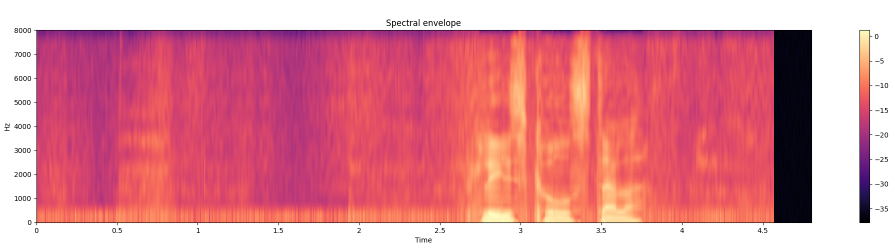
#> input picture sp_code_x2/output_p226_p226.png, 1790 x 500 px (shown at 1/2 size); its folder holds 4 pictures in this run
$ python split_img.py
#> lines starting #> are read from the running program, lines starting #| are printed output that depends on the picture
import cv2, glob


for p in glob.glob('sp_code_x2/*.png'):
    img = cv2.imread(p)
#> img is the input picture: shape (500, 1790, 3); mean B, G, R 149.5, 135.9, 222.7
    cv2.imwrite(p, img[:, 240:-470])
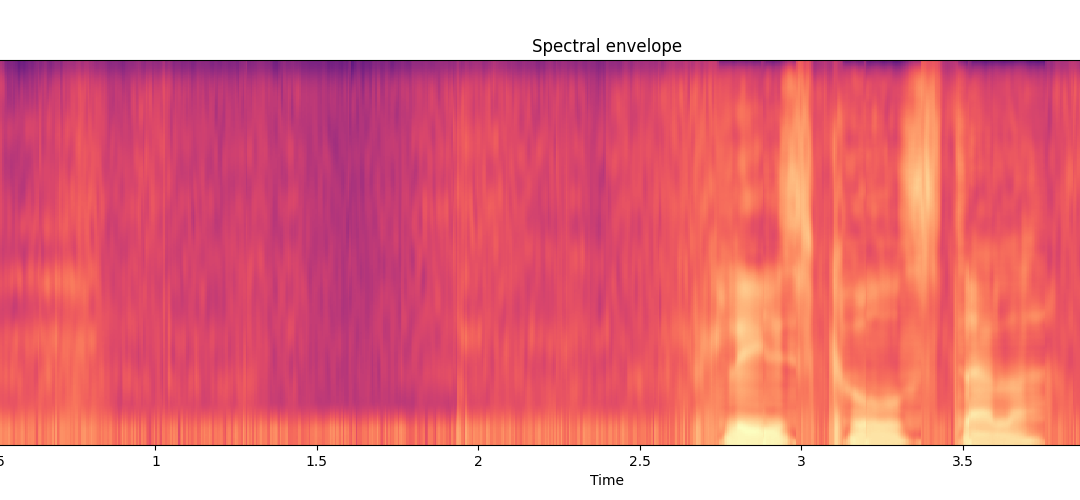
#> saved as output_p226_p226.png: shape (500, 1080, 3); mean B, G, R 138.5, 126.1, 229.7
#> pass 2 of the loop `for p in glob.glob('sp_code_x2/*.png'):`:
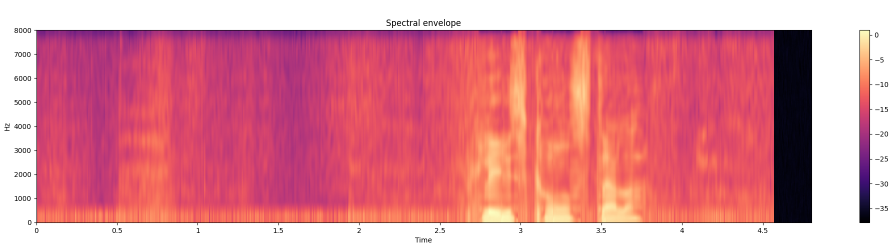
#> input picture sp_code_x2/output_p226_p230.png, 1790 x 500 px (shown at 1/2 size)
#> img is the input picture: shape (500, 1790, 3); mean B, G, R 149.7, 136, 222.5
#> `cv2.imwrite(p, img[:, 240:-470])`:
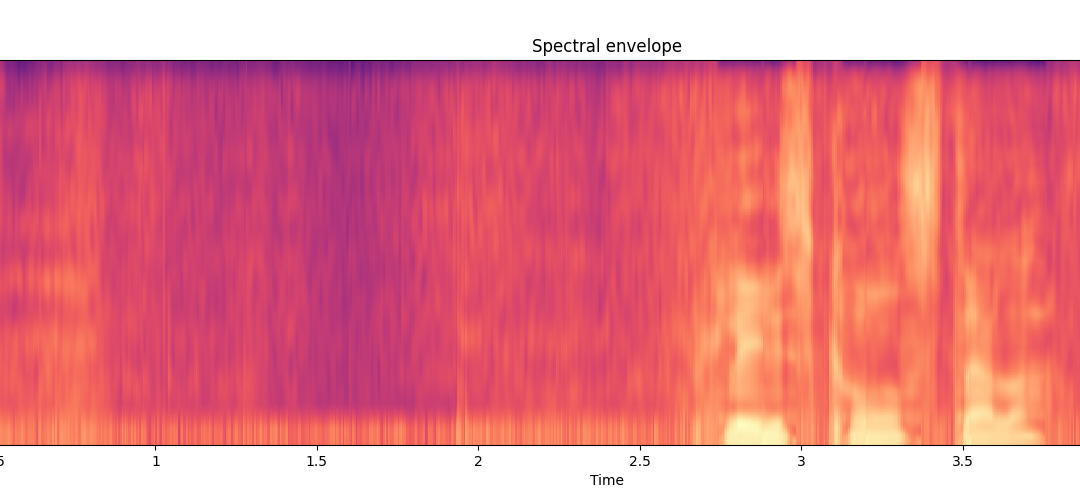
#> saved as output_p226_p230.png: shape (500, 1080, 3); mean B, G, R 138.7, 126.2, 229.3
#> pass 3 of the loop `for p in glob.glob('sp_code_x2/*.png'):`:
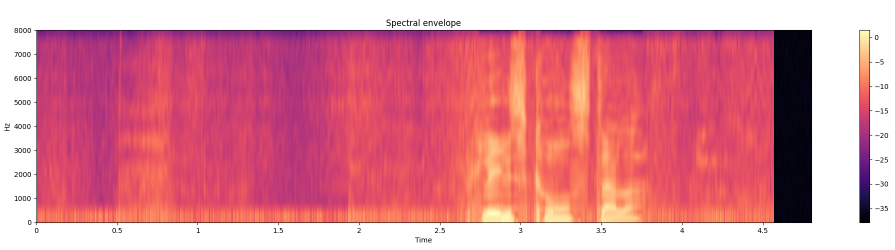
#> input picture sp_code_x2/output_p226_p231.png, 1790 x 500 px (shown at 1/2 size)
#> img is the input picture: shape (500, 1790, 3); mean B, G, R 149.9, 134.8, 221.7
#> `cv2.imwrite(p, img[:, 240:-470])`:
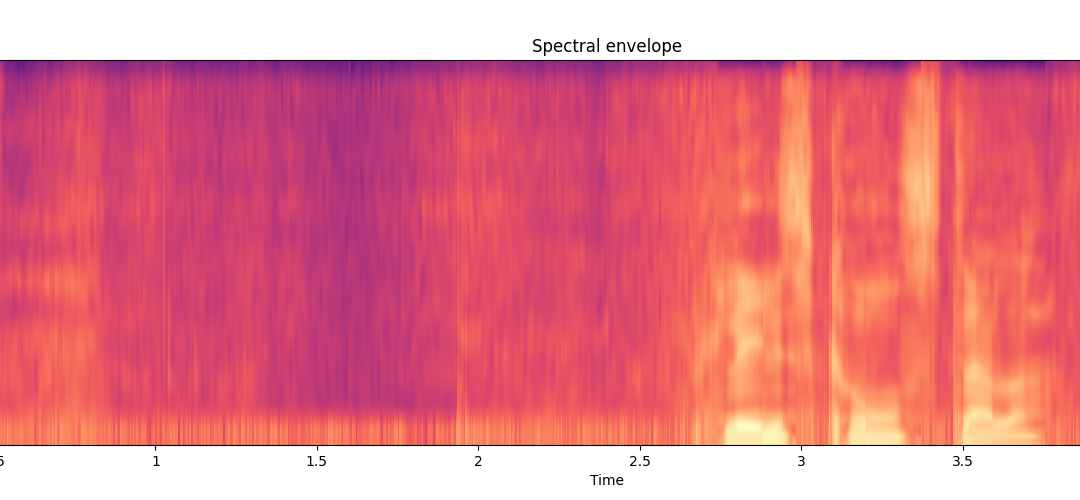
#> saved as output_p226_p231.png: shape (500, 1080, 3); mean B, G, R 138.9, 124.8, 228.4
#> the loop made 4 passes; the first 3 are shown
